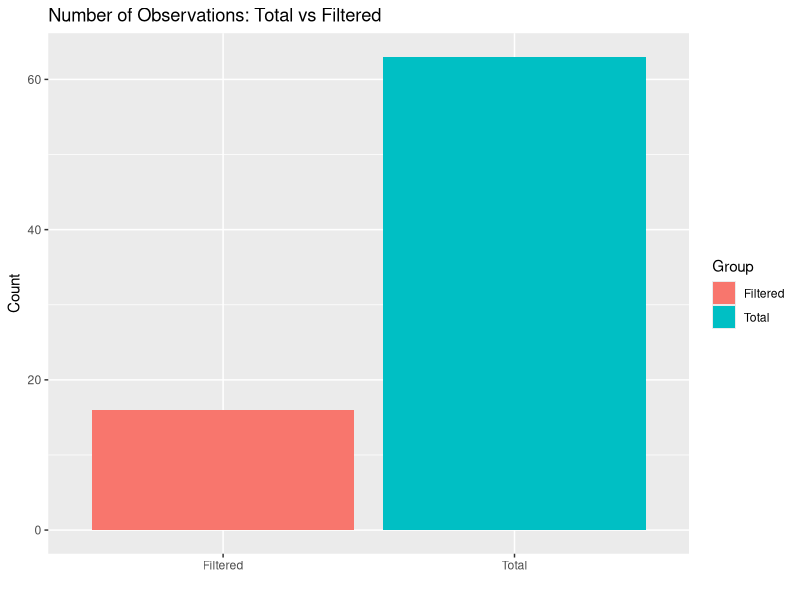
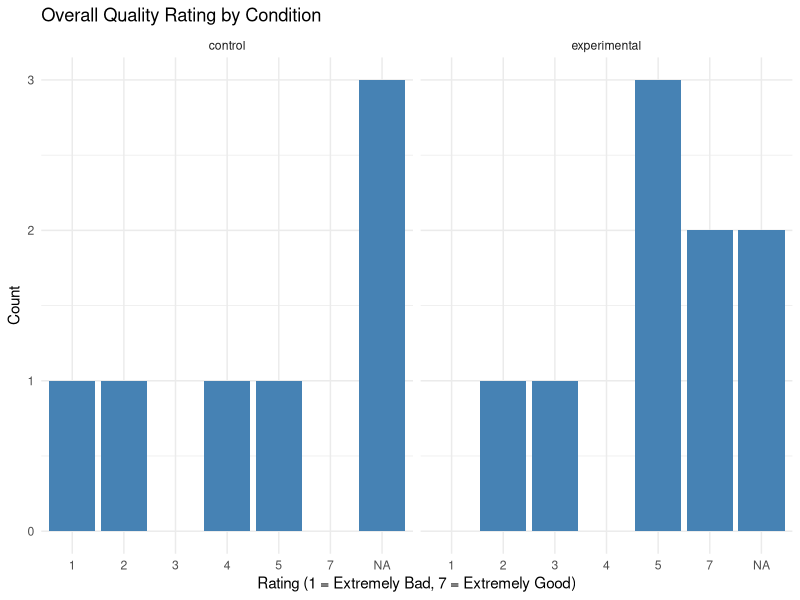

Generate these figures, in order, with R:
# ======== Init ggplot2 for visuals ========
library(ggplot2)
library(dplyr)

# ======== Load in fake results for testing ========
rawData <- read.csv("FAKE_DATA.csv", header = T, sep=",")

# ======== Filter out non complete results ========
filteredData <- subset(rawData, rawData$AgreeToParticipate == 'I agree' & 
                         rawData$Finished == 'True' &
                         ((rawData$condition == 'control' & 
                             rawData$AttentionCheck_ctrl == 
                             'This code snippet is written in C.')
                          | (rawData$condition == 'experimental' 
                          & rawData$AttentionCheck_exp == 
                          'This code snippet was generated using AI.')))

# ======== How many completed the survey ========
total_n <- as.numeric(nrow(rawData))
filtered_n <- as.numeric(nrow(filteredData))

count_df <- data.frame(Group = c("Total", "Filtered"), Count
                         = c(total_n, filtered_n))

ggplot(count_df, aes(x = Group, y = Count, fill = Group)) +
  geom_bar(stat = "identity") +
  labs(
    title = "Number of Observations: Total vs Filtered",
    x = "",
    y = "Count"
  )

# ======== Survey Completion Time (minutes) ========


# Overall Quality
likert_levels <- c("Very low quality", "Low quality", "Somewhat low quality", 
                   "Neither high nor low quality", "Somewhat high quality", 
                   "High quality", "Very high quality")
filteredData$RateOverallQualityNumeric <- as.numeric(factor(
  filteredData$RateOverallQuality, levels=likert_levels, ordered = TRUE))

ggplot(filteredData, aes(x = factor(RateOverallQualityNumeric))) +
  geom_bar(fill = "steelblue") +
  facet_wrap(~ condition) +
  labs(
    title = "Overall Quality Rating by Condition",
    x = "Rating (1 = Extremely Bad, 7 = Extremely Good)",
    y = "Count"
  ) +
  theme_minimal()
